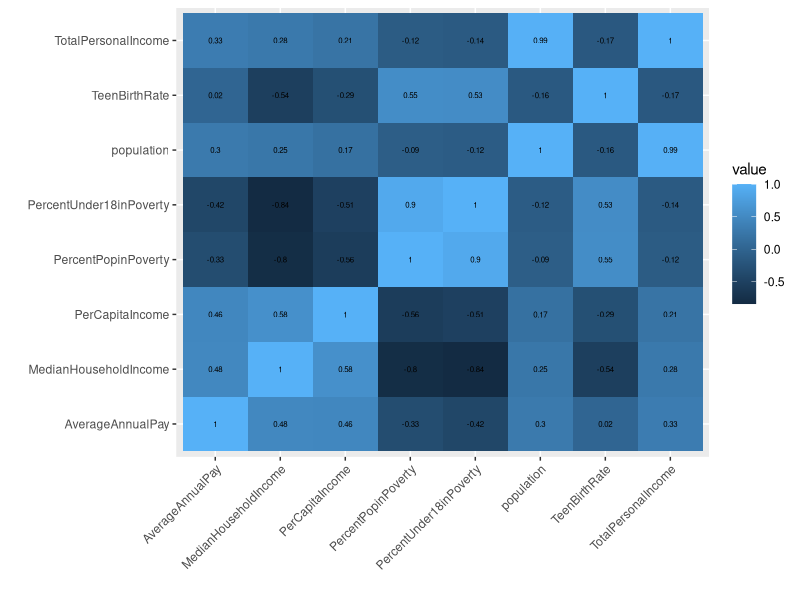
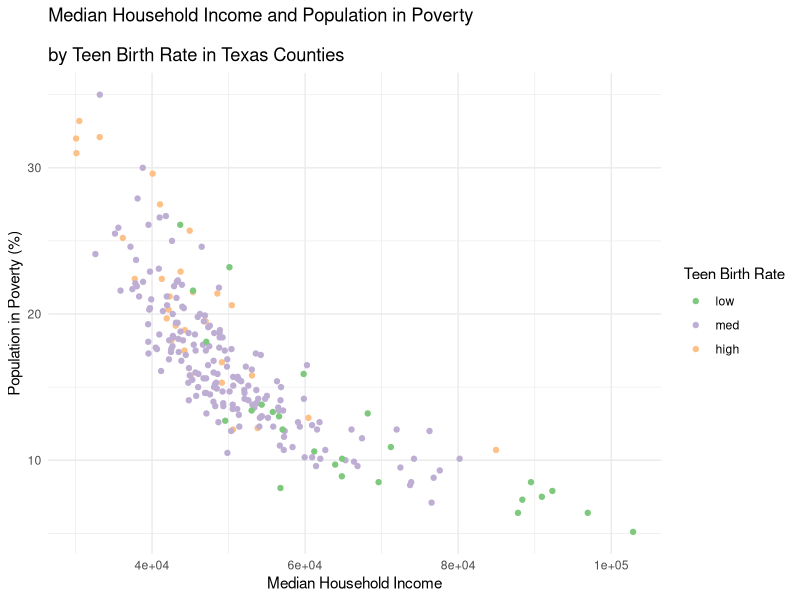
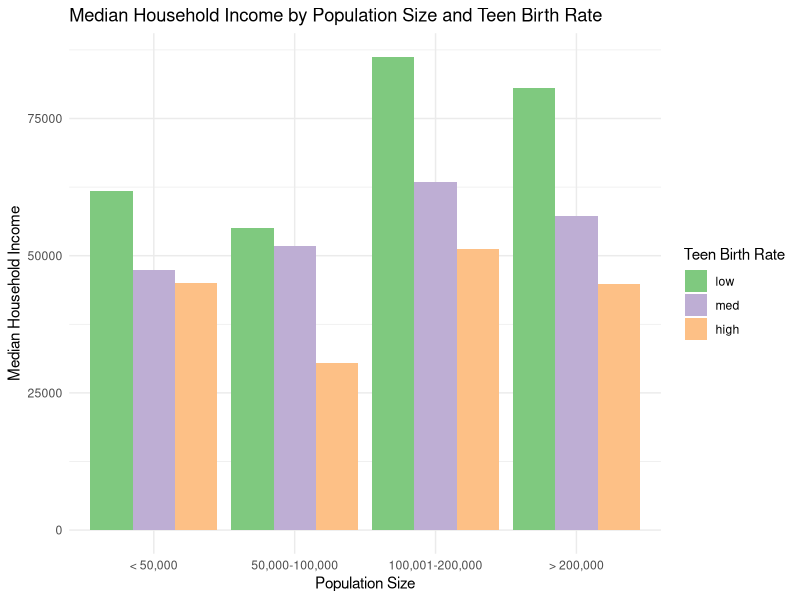
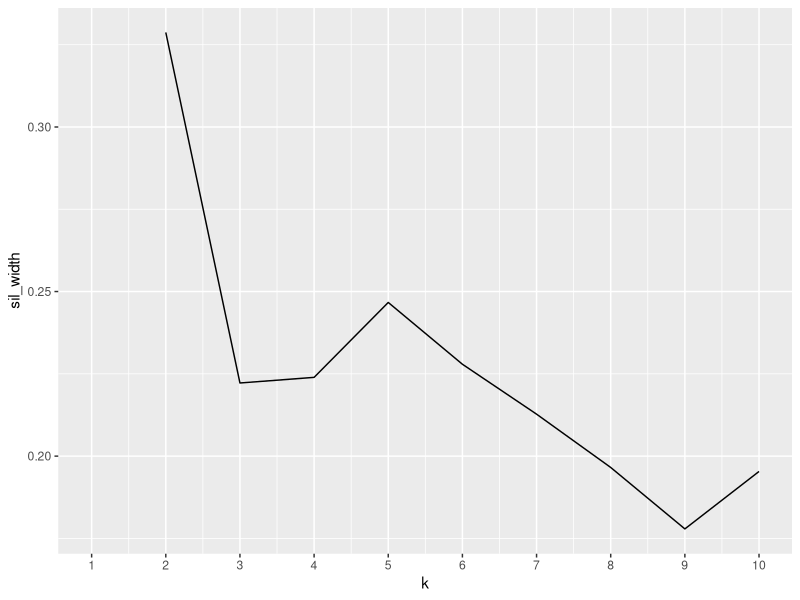
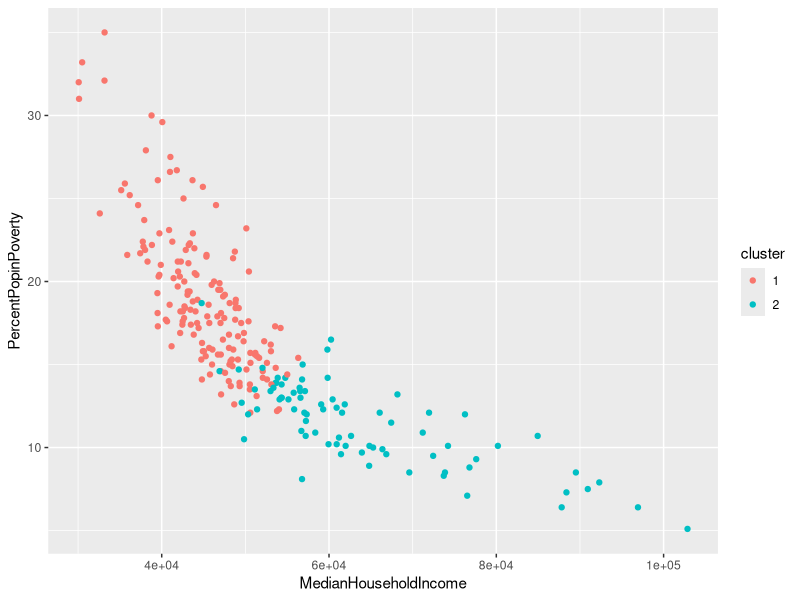
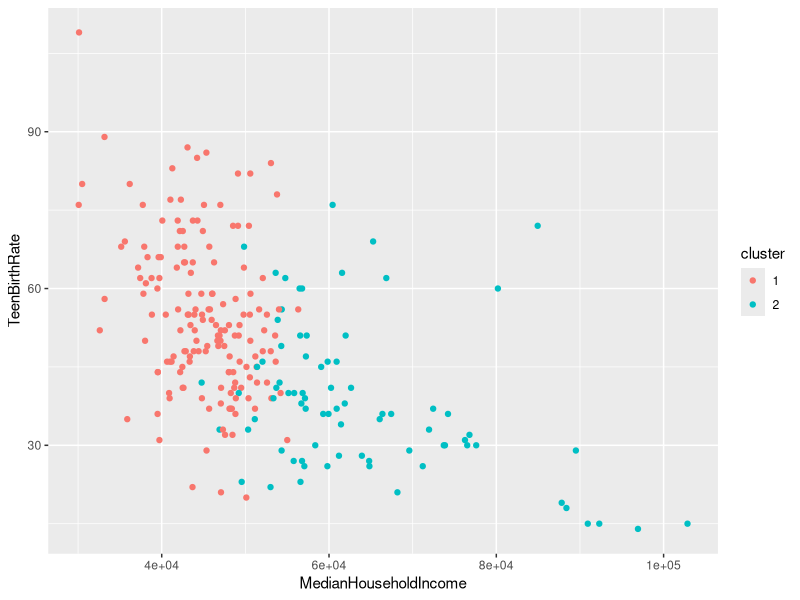

Generate these figures, in order, with R:
## ---- chunk 1
knitr::opts_chunk$set(echo = TRUE, eval = TRUE, fig.align = "center", warning = F, message = F,
tidy=TRUE, tidy.opts=list(width.cutoff=60), R.options=list(max.print=100))
## ---- chunk 2
library(tidyverse)
preg_rates <- read_csv("teen_pregnancy.csv")
preg_rates %>% glimpse()
income_demo <-read_csv("income_poverty_data.csv")
income_demo %>% glimpse()
## ---- chunk 3
total_dat <- preg_rates %>% inner_join(income_demo)
total_dat %>% glimpse()
## ---- chunk 4
total_dat %>% filter(TeenBirthRate>60) %>% glimpse()
total_dat %>% select(TeenBirthRate, PercentUnder18inPoverty) %>% glimpse()
total_dat %>% arrange(TeenBirthRate) %>% glimpse()
total_dat <- total_dat %>% 
  mutate(birth_rate_level = case_when(TeenBirthRate<30 ~ "low",
                                      30<=TeenBirthRate & TeenBirthRate<=70 ~ "med",
                                      TeenBirthRate>70 ~ "high"),
         population=TotalPersonalIncome/PerCapitaIncome)
total_dat$birth_rate_level <- factor(total_dat$birth_rate_level,
                                     levels=c("low","med","high"))
total_dat %>% group_by(birth_rate_level) %>% count(birth_rate_level)
total_dat %>% glimpse()
## ---- chunk 5
total_dat %>% select_if(is.numeric) %>% cor()

total_dat %>% summarize_if(is.numeric, funs(mean, median, sd, IQR)) %>% 
  pivot_longer(cols = contains("_"),names_to = "name1", values_to = "value") %>%
  separate(name1, into=c("variable","stat")) %>% 
  pivot_wider(names_from = "stat", values_from = "value")

## ---- chunk 6
total_dat %>% select_if(is.numeric) %>% 
  cor %>% 
  as.data.frame %>% 
  rownames_to_column %>% 
  pivot_longer(-1) %>%
  ggplot(aes(rowname,name,fill=value))+geom_tile()+
  geom_text(aes(label=round(value,2)), size = 2)+
  xlab("")+
  ylab("")+
  theme(axis.text.x = element_text(angle=45, hjust=1))
## ---- chunk 7
total_dat %>% ggplot(aes(MedianHouseholdIncome, PercentPopinPoverty,
                         color=birth_rate_level)) +
  geom_point() + 
  theme(legend.position=c(.8,.75)) + 
  scale_color_brewer(palette = "Accent") +
  ylab("Population in Poverty (%)") + 
  xlab("Median Household Income") + 
  labs(color="Teen Birth Rate") +
  theme_minimal() +
  ggtitle("Median Household Income and Population in Poverty 
          \nby Teen Birth Rate in Texas Counties")
## ---- chunk 8
total_dat <- total_dat %>% 
  mutate(population_size = case_when(population<50000 ~ "< 50,000",
                                     50000<=population & population<=100000 ~
                                       "50,000-100,000",
                                     100001<=population & population<=200000 ~
                                       "100,001-200,000",
                                     population>200000 ~ "> 200,000"))
total_dat$population_size <- factor(total_dat$population_size, 
                                    levels = c("< 50,000",
                                               "50,000-100,000",
                                               "100,001-200,000",
                                               "> 200,000"))
total_dat %>% ggplot(aes(population_size,MedianHouseholdIncome,fill=birth_rate_level)) +
  geom_bar(position="dodge",stat="summary")+
  xlab("Population Size")+
  ylab("Median Household Income")+
  ggtitle("Median Household Income by Population Size and Teen Birth Rate")+
  labs(fill="Teen Birth Rate") +
  theme_minimal() +
  scale_fill_brewer(palette = "Accent")
## ---- chunk 9
library(cluster)
sil_width<-vector()
for(i in 2:10){
  pam_fit <- total_dat %>%
    select_if(is.numeric) %>% 
    scale %>%
    pam(i)
  sil_width[i] <- pam_fit$silinfo$avg.width  
}
ggplot()+geom_line(aes(x=1:10,y=sil_width))+
  scale_x_continuous(name="k",breaks=1:10)

## ---- chunk 10
total_dat_cluster <- total_dat %>% 
  select_if(is.numeric) %>% 
  scale %>%
  pam(2)
final <- total_dat %>% 
  mutate(cluster=as.factor(total_dat_cluster$clustering))
final %>% 
  ggplot(aes(MedianHouseholdIncome,
             PercentPopinPoverty,
             color=cluster)) + 
  geom_point()
final %>% 
  ggplot(aes(MedianHouseholdIncome,
             TeenBirthRate,
             color=cluster)) + 
  geom_point()
total_dat_cluster$silinfo$avg.width
